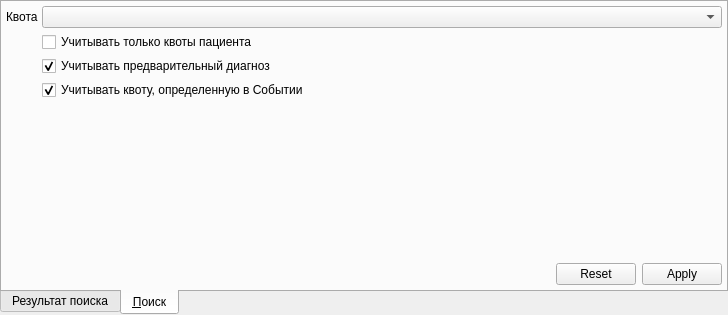
<?xml version="1.0" encoding="UTF-8"?>
<ui version="4.0">
 <class>ModelPatientComboBoxPopup</class>
 <widget class="QWidget" name="ModelPatientComboBoxPopup">
  <property name="geometry">
   <rect>
    <x>0</x>
    <y>0</y>
    <width>728</width>
    <height>315</height>
   </rect>
  </property>
  <property name="windowTitle">
   <string>Form</string>
  </property>
  <layout class="QGridLayout">
   <property name="margin">
    <number>0</number>
   </property>
   <property name="spacing">
    <number>0</number>
   </property>
   <item row="0" column="0">
    <widget class="QTabWidget" name="tabWidget">
     <property name="tabPosition">
      <enum>QTabWidget::South</enum>
     </property>
     <property name="tabShape">
      <enum>QTabWidget::Rounded</enum>
     </property>
     <property name="currentIndex">
      <number>1</number>
     </property>
     <widget class="QWidget" name="tabModelPatient">
      <attribute name="title">
       <string>Результат поиска</string>
      </attribute>
      <layout class="QVBoxLayout">
       <property name="spacing">
        <number>4</number>
       </property>
       <property name="margin">
        <number>4</number>
       </property>
       <item>
        <widget class="CTableView" name="tblModelPatient"/>
       </item>
      </layout>
     </widget>
     <widget class="QWidget" name="tabSearch">
      <attribute name="title">
       <string>&amp;Поиск</string>
      </attribute>
      <layout class="QGridLayout">
       <property name="margin">
        <number>4</number>
       </property>
       <property name="spacing">
        <number>4</number>
       </property>
       <item row="5" column="2">
        <widget class="QDialogButtonBox" name="buttonBox">
         <property name="sizePolicy">
          <sizepolicy hsizetype="Fixed" vsizetype="Fixed">
           <horstretch>0</horstretch>
           <verstretch>0</verstretch>
          </sizepolicy>
         </property>
         <property name="orientation">
          <enum>Qt::Horizontal</enum>
         </property>
         <property name="standardButtons">
          <set>QDialogButtonBox::Apply|QDialogButtonBox::Reset</set>
         </property>
         <property name="centerButtons">
          <bool>false</bool>
         </property>
        </widget>
       </item>
       <item row="5" column="1">
        <spacer name="horizontalSpacer_2">
         <property name="orientation">
          <enum>Qt::Horizontal</enum>
         </property>
         <property name="sizeHint" stdset="0">
          <size>
           <width>40</width>
           <height>20</height>
          </size>
         </property>
        </spacer>
       </item>
       <item row="0" column="1" colspan="2">
        <widget class="CClientQuotingModelPatientComboBox" name="cmbQuoting"/>
       </item>
       <item row="0" column="0">
        <widget class="QLabel" name="label">
         <property name="text">
          <string>Квота</string>
         </property>
        </widget>
       </item>
       <item row="2" column="1" colspan="2">
        <widget class="QCheckBox" name="chkPreviousMKB">
         <property name="text">
          <string>Учитывать предварительный диагноз</string>
         </property>
         <property name="checked">
          <bool>true</bool>
         </property>
        </widget>
       </item>
       <item row="4" column="1">
        <spacer>
         <property name="orientation">
          <enum>Qt::Vertical</enum>
         </property>
         <property name="sizeHint" stdset="0">
          <size>
           <width>20</width>
           <height>141</height>
          </size>
         </property>
        </spacer>
       </item>
       <item row="1" column="1" colspan="2">
        <widget class="QCheckBox" name="chkQuotingPatientOnly">
         <property name="text">
          <string>Учитывать только квоты пациента</string>
         </property>
        </widget>
       </item>
       <item row="3" column="1" colspan="2">
        <widget class="QCheckBox" name="chkQuotingEvent">
         <property name="text">
          <string>Учитывать квоту, определенную в Событии</string>
         </property>
         <property name="checked">
          <bool>true</bool>
         </property>
        </widget>
       </item>
      </layout>
     </widget>
    </widget>
   </item>
  </layout>
 </widget>
 <customwidgets>
  <customwidget>
   <class>CTableView</class>
   <extends>QTableView</extends>
   <header>library/TableView.h</header>
  </customwidget>
  <customwidget>
   <class>CClientQuotingModelPatientComboBox</class>
   <extends>QComboBox</extends>
   <header>Quoting/QuotaTypeComboBox.h</header>
  </customwidget>
 </customwidgets>
 <tabstops>
  <tabstop>tabWidget</tabstop>
  <tabstop>buttonBox</tabstop>
  <tabstop>tblModelPatient</tabstop>
 </tabstops>
 <resources/>
 <connections/>
</ui>
